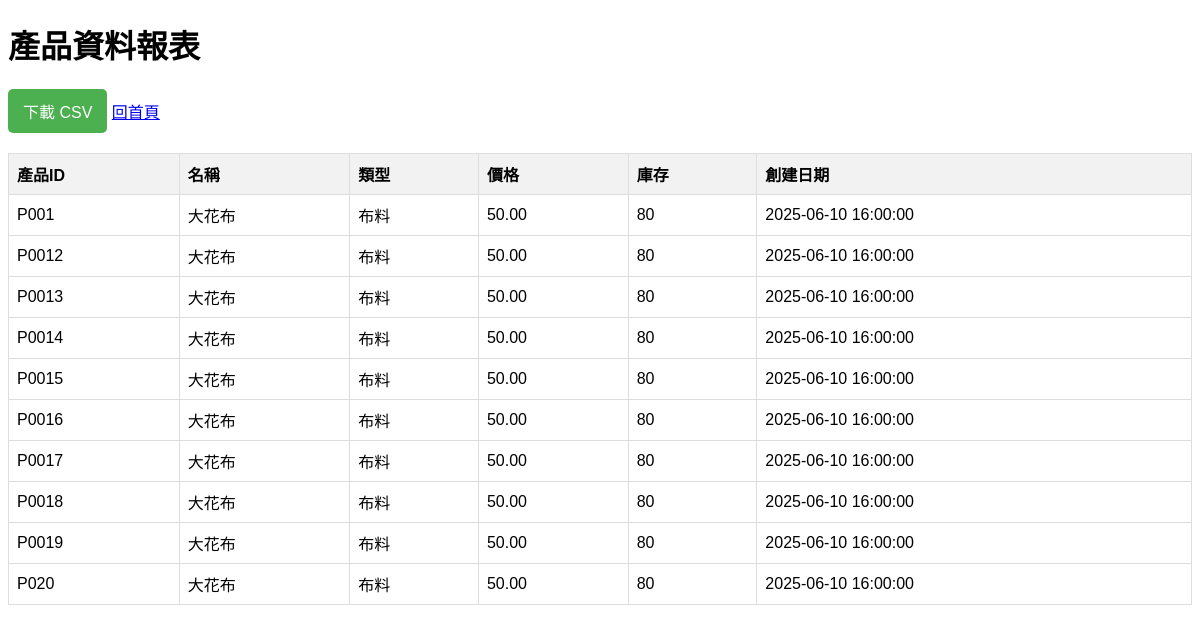
/reports/product_data_report.php, run on the app's committed database.
### tables this page shows
CREATE TABLE `products` (
  `product_id` varchar(10) NOT NULL,
  `name` varchar(100) NOT NULL,
  `category` varchar(50) NOT NULL,
  `price` decimal(10,2) NOT NULL,
  `stock` int(11) NOT NULL,
  `created_at` timestamp NOT NULL DEFAULT current_timestamp()
);

### reports/product_data_report.php (the view, shortened to what this page needs)
<?php
include '../db_connect.php';
$query = "SELECT product_id, name, category, price, stock, created_at
          FROM products";
$result = $conn->query($query);
$products = [];
while ($row = $result->fetch_assoc()) {
    $products[] = $row;
}
?>
<!DOCTYPE html>
<html lang="en">
<head>
</head>
<body>
    <h1>產品資料報表</h1>
    <a href="product_data_report.php?download=csv" class="download-link">下載 CSV</a>
    <a href="../admin.php" class="btn btn-outline-primary">回首頁</a>
    <table>
        <thead>
            <tr>
                <th>產品ID</th>
                <th>名稱</th>
                <th>類型</th>
                <th>價格</th>
                <th>庫存</th>
                <th>創建日期</th>
            </tr>
        </thead>
        <tbody>
            <?php if (count($products) > 0): ?>
                <?php foreach ($products as $product): ?>
                    <tr>
                        <td><?= htmlspecialchars($product['product_id']) ?></td>
                        <td><?= htmlspecialchars($product['name']) ?></td>
                        <td><?= htmlspecialchars($product['category']) ?></td>
                        <td><?= htmlspecialchars(number_format($product['price'], 2)) ?></td>
                        <td><?= htmlspecialchars($product['stock']) ?></td>
                        <td><?= htmlspecialchars($product['created_at']) ?></td>
                    </tr>
                <?php endforeach; ?>
            <?php else: ?>
                <tr>
                    <td colspan="6">無資料</td>
                </tr>
            <?php endif; ?>
        </tbody>
    </table>
</body>
</html>

### reports/product_data_report.php (style rules this page uses)
body { font-family: Arial, sans-serif; }
table { width: 100%; border-collapse: collapse; margin-top: 20px; }
th, td { border: 1px solid #ddd; padding: 8px; text-align: left; }
th { background-color: #f2f2f2; }
.download-link { text-decoration: none; color: white; background-color: #4CAF50; padding: 10px 15px; border-radius: 5px; display: inline-block; }

### data on the page
products: product_id "P001", name "大花布", category "布料", price "50.00", stock "80", created_at "2025-06-10 16:00:00"
products: product_id "P0012", name "大花布", category "布料", price "50.00", stock "80", created_at "2025-06-10 16:00:00"
products: product_id "P0013", name "大花布", category "布料", price "50.00", stock "80", created_at "2025-06-10 16:00:00"
products: product_id "P0014", name "大花布", category "布料", price "50.00", stock "80", created_at "2025-06-10 16:00:00"
products: product_id "P0015", name "大花布", category "布料", price "50.00", stock "80", created_at "2025-06-10 16:00:00"
products: product_id "P0016", name "大花布", category "布料", price "50.00", stock "80", created_at "2025-06-10 16:00:00"
products: product_id "P0017", name "大花布", category "布料", price "50.00", stock "80", created_at "2025-06-10 16:00:00"
products: product_id "P0018", name "大花布", category "布料", price "50.00", stock "80", created_at "2025-06-10 16:00:00"
products: product_id "P0019", name "大花布", category "布料", price "50.00", stock "80", created_at "2025-06-10 16:00:00"
products: product_id "P020", name "大花布", category "布料", price "50.00", stock "80", created_at "2025-06-10 16:00:00"
